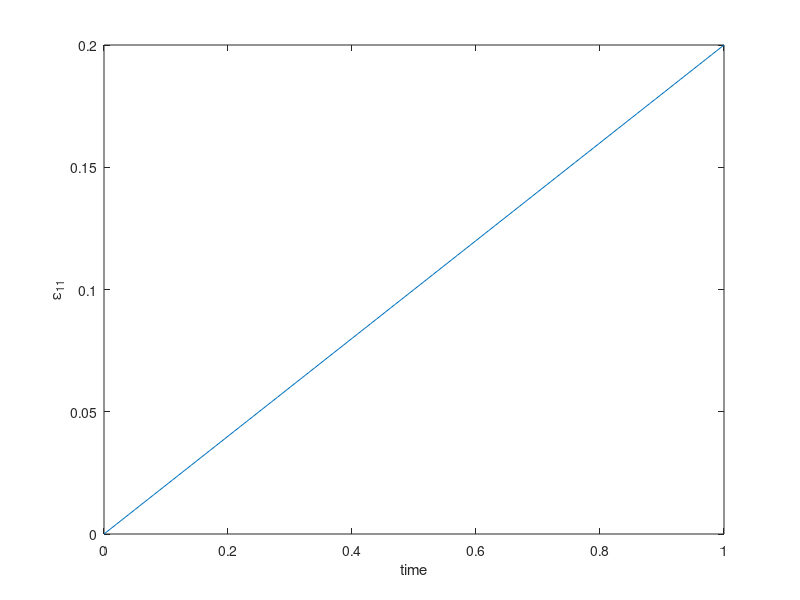
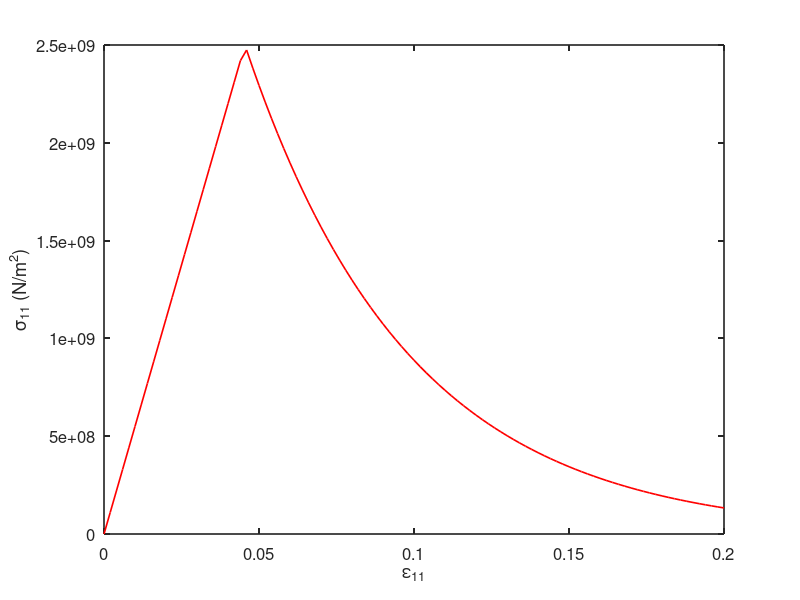
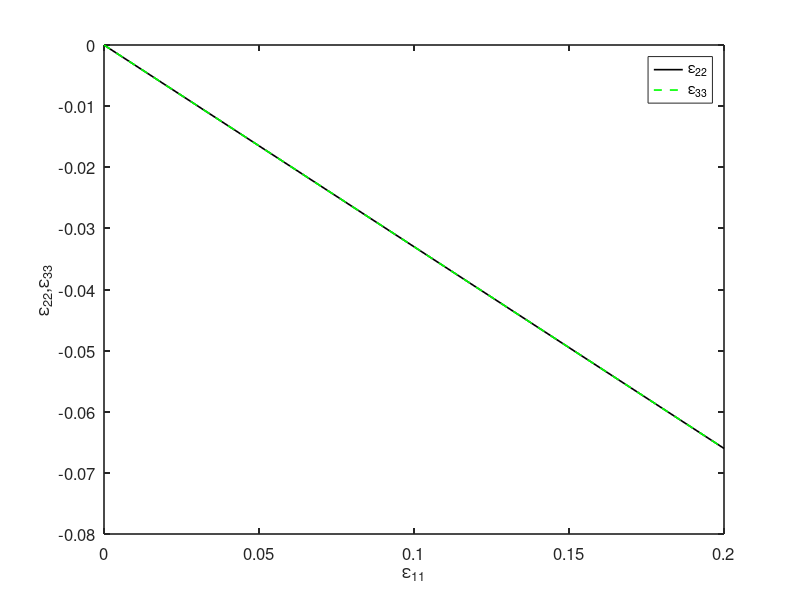

These charts were generated, in order, by the following MATLAB code:
A=load('Stress.txt');
Stress = A(:,2);
Time  = A(:,1);


B = load('e11.txt');
strain_11 = B(:,2);


C = load('e22.txt');
strain_22 = C(:,2);

D = load('e33.txt');
strain_33 = D(:,2);


figure(1)
plot(Time,strain_11) 
xlabel('time')
ylabel('\epsilon_{11}')


figure(2,'position',[50,50,1000,750])
plot(strain_11,Stress,'r-',"linewidth", 1.2)
set(gca, "linewidth",1.2, "fontsize", 12)
xlabel('\epsilon_{11}')
ylabel('\sigma_{11} (N/m^2)')


figure(3,'position',[50,50,1000,750])
plot(strain_11,strain_22,'k-',"linewidth", 1.2)
hold on
plot(strain_11,strain_33,'g--',"linewidth", 1.2)
set(gca, "linewidth",1.2, "fontsize", 12)
legend('\epsilon_{22}','\epsilon_{33}','Location','NorthEast')
xlabel('\epsilon_{11}')
ylabel('\epsilon_{22},\epsilon_{33}')